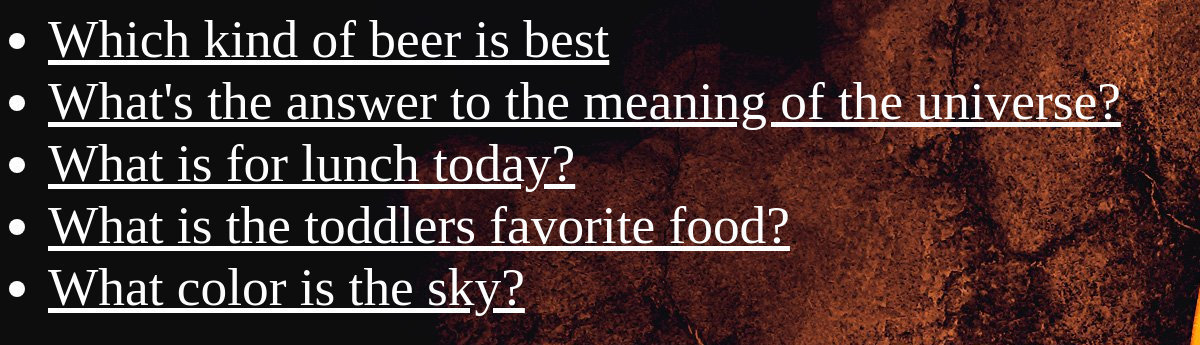
Screenshot of /polls/ with the database file from the repository.
### polls/models.py (models this page shows, shortened)
class Question(models.Model):
	question_text = models.CharField(max_length=200)
	pub_date = models.DateTimeField('date published')
	def was_published_recently(self):
		now = timezone.now()
		return (now - datetime.timedelta(days=1) <= self.pub_date) and (self.pub_date <= now)
	was_published_recently.admin_order_field = 'pub_date'
	was_published_recently.boolean = True
	was_published_recently.short_description = 'Published Recently?'

### polls/views.py (the view)
class IndexView(generic.ListView):
	template_name = 'polls/index.html'
	context_object_name = 'latest_question_list'
	def get_queryset(self):
		"""Return the last five published questions not including those with future dates"""
		return Question.objects.filter(pub_date__lte=timezone.now()).order_by('-pub_date')[:5]

### polls/templates/polls/index.html
{% load staticfiles %}
<link rel="stylesheet" type="text/css" href="{% static 'polls/style.css' %}" />
{% if latest_question_list %}
    <ul>
    {% for question in latest_question_list %}
        <li><a href="{% url 'polls:detail' question.id %}">{{ question.question_text }}</a></li>
        {% endfor %}
        </ul>
    {% else %}
        <p>No polls are available.</p>
{% endif %}

### polls/static/polls/style.css (style rules this page uses)
li a { color: white; font-size: 40pt; }
ul { color: white; font-size: 40pt; }
a:link { color: white; }

### rows the page displays
Question: question_text "Which kind of beer is best"
Question: question_text "What's the answer to the meaning of the universe?"
Question: question_text "What is for lunch today?"
Question: question_text "What is the toddlers favorite food?"
Question: question_text "What color is the sky?"
